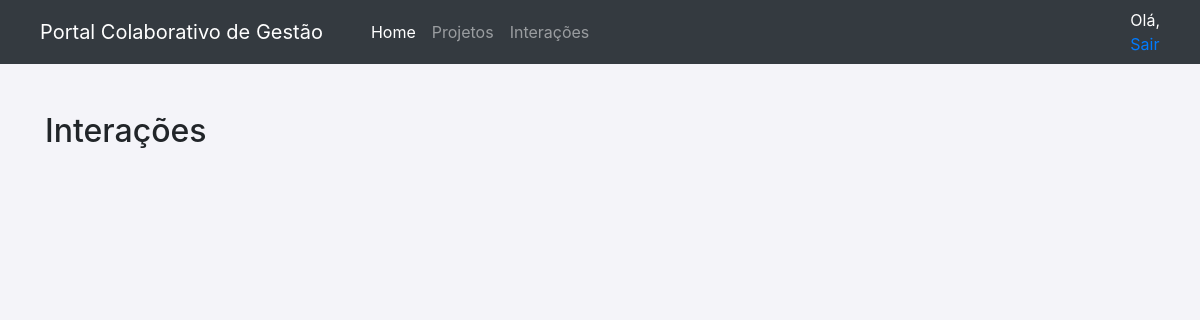
/interacoes/ (signed in), run on an earlier commit of the app's database.
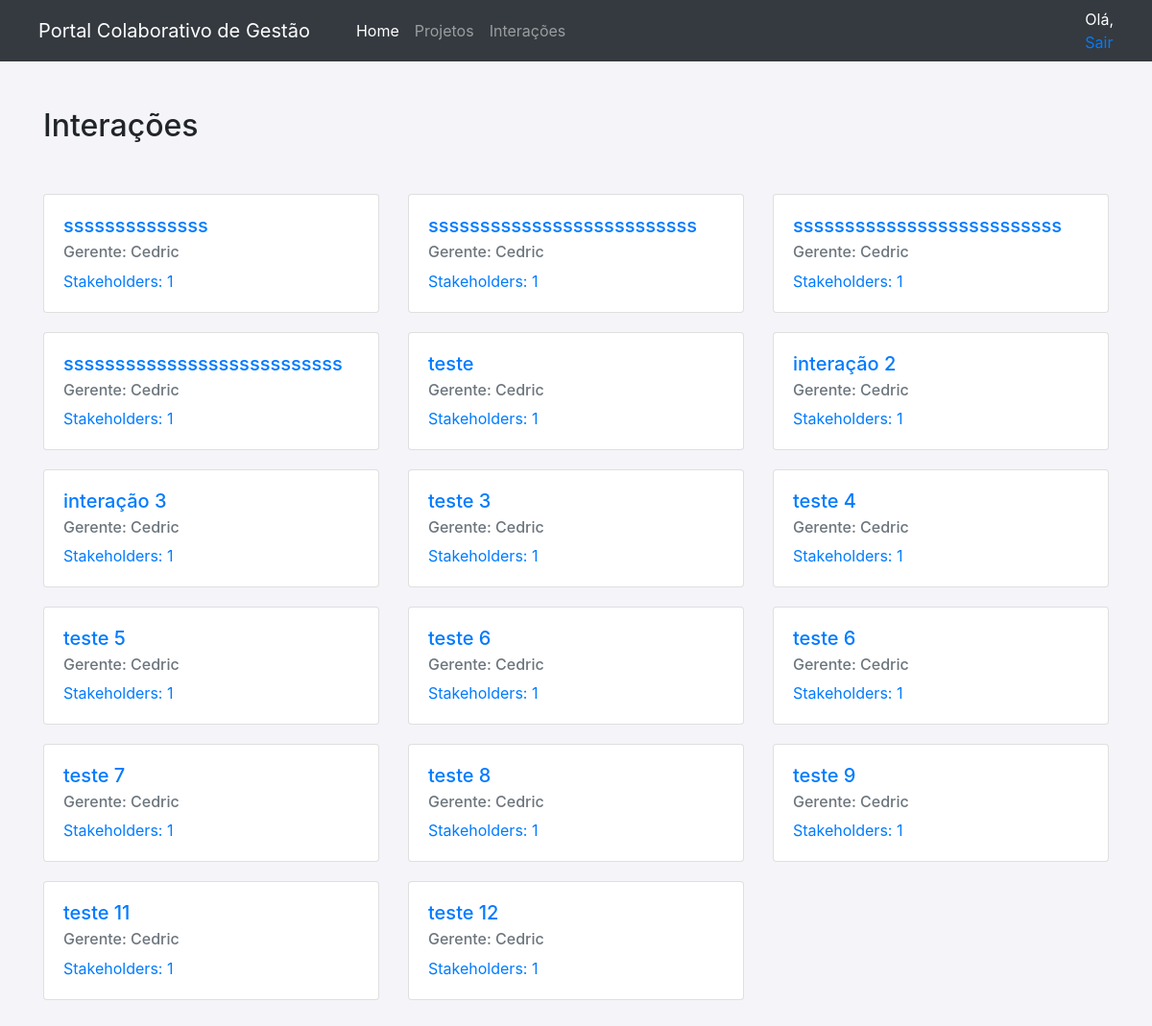
And on a later commit of the database.
### portal/models.py (models this page shows, shortened)
class Interacao(models.Model):
    projeto = models.ForeignKey(Projeto, on_delete=models.CASCADE, related_name='interacoes')
    descricao = models.TextField()
    data_criacao = models.DateTimeField(auto_now_add=True)
    nome = models.CharField(max_length=255)
    estaAtiva = models.BooleanField(default=True, null=False, blank=False)
    formulario = models.TextField()

class Projeto(models.Model):
    nome = models.CharField(max_length=255)
    descricao = models.TextField()
    data_inicio = models.DateField()
    data_fim = models.DateField(null=True, blank=True)
    gerente = models.ForeignKey(Gerente, on_delete=models.CASCADE)

class Usuario(models.Model):
    usuario = models.OneToOneField(User, on_delete=models.CASCADE)
    cpf = models.CharField(max_length=11, unique=True)
    nome = models.CharField(max_length=255, null=False)
    dt_nascimento = models.DateField()
    contato = models.CharField(max_length=255, null=True, blank=True)
    class Meta:
        abstract = True

class Gerente(Usuario):
    def __init__(self, *args: Any, **kwargs: Any) -> None:
        super().__init__(*args, **kwargs)

### portal/views.py (the view)
# urls.py: path('interacoes/', views.InteracaoListView.as_view(), name='lista_interacoes'),
class InteracaoListView(LoginRequiredMixin, ListView):
    model = Interacao
    template_name = 'interacao/lista_interacoes.html'
    context_object_name = 'interacoes'
    def get_queryset(self):
        projeto_id = self.kwargs.get('projeto_id')
        if projeto_id:
            return Interacao.objects.filter(projeto__id=projeto_id)
        return Interacao.objects.all()

### portal/templates/interacao/lista_interacoes.html
{% extends "base.html" %}
{% load filter %}
{% block content %}
{% include  'components/lista_interacoes_component.html' %}
{% endblock %}

### portal/templates/components/lista_interacoes_component.html (shortened to what this page needs)
<div class="container py-5">
    <div class="d-flex justify-content-between align-items-center mb-4">
        <h2>Interações</h2>
    </div>
    <div class="row">
        {% for interacao in interacoes %}
        <div class="col-md-4 top-buffer">
            <a class="card project-card" href="{% url 'responder_interacao' interacao.pk %}">
                <div class="card-body">
                    <h5 class="card-title">{{interacao.nome}}</h5>
                    <h6 class="card-subtitle mb-2 text-muted">Gerente: {{interacao.projeto.gerente.nome}}</h6>
                    <p class="card-text">Stakeholders: {{interacao.projeto.stakeholders.count}} </p>
                </div>
            </a>
        </div>
        {% endfor %}
    </div>
</div>

What changed in the data, as far as the page shows it:
added Interacao: nome "ssssssssssssss", projeto.gerente.nome "Cedric", projeto.stakeholders.count "1"
added Interacao: nome "ssssssssssssssssssssssssss", projeto.gerente.nome "Cedric", projeto.stakeholders.count "1"
added Interacao: nome "ssssssssssssssssssssssssss", projeto.gerente.nome "Cedric", projeto.stakeholders.count "1"
added Interacao: nome "sssssssssssssssssssssssssss", projeto.gerente.nome "Cedric", projeto.stakeholders.count "1"
added Interacao: nome "teste", projeto.gerente.nome "Cedric", projeto.stakeholders.count "1"
added Interacao: nome "interação 2", projeto.gerente.nome "Cedric", projeto.stakeholders.count "1"
added Interacao: nome "interação 3", projeto.gerente.nome "Cedric", projeto.stakeholders.count "1"
added Interacao: nome "teste 3", projeto.gerente.nome "Cedric", projeto.stakeholders.count "1"
added Interacao: nome "teste 4", projeto.gerente.nome "Cedric", projeto.stakeholders.count "1"
added Interacao: nome "teste 5", projeto.gerente.nome "Cedric", projeto.stakeholders.count "1"
added Interacao: nome "teste 6", projeto.gerente.nome "Cedric", projeto.stakeholders.count "1"
added Interacao: nome "teste 6", projeto.gerente.nome "Cedric", projeto.stakeholders.count "1"
added Interacao: nome "teste 7", projeto.gerente.nome "Cedric", projeto.stakeholders.count "1"
added Interacao: nome "teste 8", projeto.gerente.nome "Cedric", projeto.stakeholders.count "1"
added Interacao: nome "teste 9", projeto.gerente.nome "Cedric", projeto.stakeholders.count "1"
added Interacao: nome "teste 11", projeto.gerente.nome "Cedric", projeto.stakeholders.count "1"
added Interacao: nome "teste 12", projeto.gerente.nome "Cedric", projeto.stakeholders.count "1"
